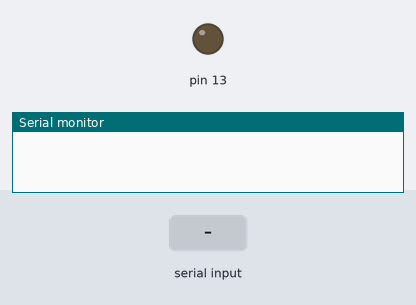
A sketch run on a simulated Arduino Uno, built with avr-gcc and run on an emulated ATmega328P. Parts: output pins drawn as LEDs (lit = HIGH), the last lines printed to the serial monitor. Inputs (shaded band) come from the test bench.

Above: at 1.2 s.
1.3 s: "1\n" received over the second serial link
At 2.3 s:
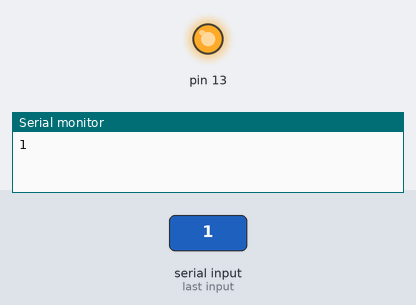
Timing chart, 0 to 4.3 s (numbered marks = the images above; inputs shaded):
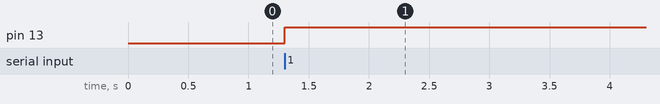

Measured:
- after the input at 1.3 s, pin 13: LOW → HIGH at once

The sketch:

Bluetooth.ino
```cpp
#include <SoftwareSerial.h> // 블루투스 통신을 위한 SoftwareSerial 라이브러리를 불러온다.

  SoftwareSerial BTSerial(0, 1); // SoftwareSerial(RX, TX)
  byte buffer[1024]; // 데이터를 수신 받을 버퍼
  int bufferPosition; // 버퍼에 데이타를 저장할 때 기록할 위치
  boolean temp = 0;

void setup(){
  BTSerial.begin(38400);
  Serial.begin(9600);
  pinMode(13, OUTPUT);
  bufferPosition = 0; // 버퍼 위치 초기화
}

void loop(){
  if (BTSerial.available()){ // 블루투스로 데이터 수신
    byte data = BTSerial.read(); // 수신 받은 데이터 저장
    Serial.write(data); // 수신된 데이터 시리얼 모니터로 출력
    buffer[bufferPosition++] = data; // 수신 받은 데이터를 버퍼에 저장

    if(data == '1'){  // 블루투스를 통해 '1' 이 들어오면
      if(temp == 0){  // LED가 꺼있을 경우 LED를 켭니다.
        digitalWrite(13, HIGH);
        temp = 1;
      }else{          // LED가 켜져있을 경우 LED를 끕니다.
        digitalWrite(13, LOW);
        temp = 0;
      }
    }

    if(data == '\n'){ // 문자열 종료 표시
      buffer[bufferPosition] = '\0';
      bufferPosition = 0;
    }
  }
}
```
